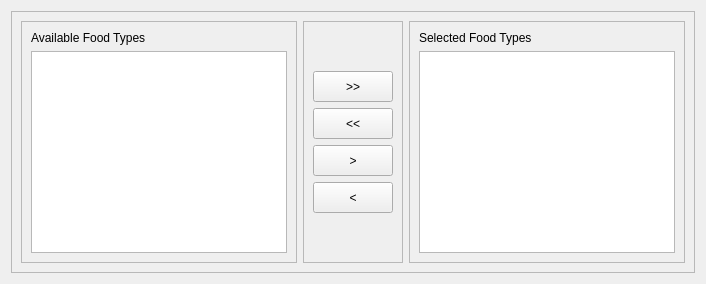
               <widget class="QWidget" name="tabWildFoods">
                <attribute name="title">
                 <string>Wild Foods</string>
                </attribute>
                <layout class="QGridLayout" name="gridLayout_43">
                 <item row="0" column="0">
                  <widget class="QFrame" name="frame_39">
                   <property name="frameShape">
                    <enum>QFrame::StyledPanel</enum>
                   </property>
                   <property name="frameShadow">
                    <enum>QFrame::Raised</enum>
                   </property>
                   <layout class="QHBoxLayout" name="horizontalLayout_9">
                    <item>
                     <widget class="QFrame" name="frame_40">
                      <property name="frameShape">
                       <enum>QFrame::StyledPanel</enum>
                      </property>
                      <property name="frameShadow">
                       <enum>QFrame::Raised</enum>
                      </property>
                      <layout class="QGridLayout" name="gridLayout_42">
                       <item row="0" column="0">
                        <widget class="QLabel" name="label_35">
                         <property name="text">
                          <string>Available Food Types</string>
                         </property>
                        </widget>
                       </item>
                       <item row="1" column="0">
                        <widget class="QTableView" name="tblAvailableWildfoods">
                         <property name="alternatingRowColors">
                          <bool>true</bool>
                         </property>
                         <property name="sortingEnabled">
                          <bool>true</bool>
                         </property>
                        </widget>
                       </item>
                      </layout>
                     </widget>
                    </item>
                    <item>
                     <widget class="QFrame" name="frame_42">
                      <property name="frameShape">
                       <enum>QFrame::StyledPanel</enum>
                      </property>
                      <property name="frameShadow">
                       <enum>QFrame::Raised</enum>
                      </property>
                      <layout class="QGridLayout" name="gridLayout_40">
                       <item row="1" column="0">
                        <widget class="QPushButton" name="cmdWildfoodMoveAll">
                         <property name="minimumSize">
                          <size>
                           <width>0</width>
                           <height>31</height>
                          </size>
                         </property>
                         <property name="text">
                          <string>&gt;&gt;</string>
                         </property>
                        </widget>
                       </item>
                       <item row="2" column="0">
                        <widget class="QPushButton" name="cmdWildfoodRemoveAll">
                         <property name="minimumSize">
                          <size>
                           <width>0</width>
                           <height>31</height>
                          </size>
                         </property>
                         <property name="text">
                          <string>&lt;&lt;</string>
                         </property>
                        </widget>
                       </item>
                       <item row="3" column="0">
                        <widget class="QPushButton" name="cmdWildfoodMoveSelected">
                         <property name="minimumSize">
                          <size>
                           <width>0</width>
                           <height>31</height>
                          </size>
                         </property>
                         <property name="text">
                          <string>&gt;</string>
                         </property>
                        </widget>
                       </item>
                       <item row="4" column="0">
                        <widget class="QPushButton" name="cmdWildfoodRemoveSelected">
                         <property name="minimumSize">
                          <size>
                           <width>0</width>
                           <height>31</height>
                          </size>
                         </property>
                         <property name="text">
                          <string>&lt;</string>
                         </property>
                        </widget>
                       </item>
                       <item row="0" column="0">
                        <spacer name="verticalSpacer_15">
                         <property name="orientation">
                          <enum>Qt::Vertical</enum>
                         </property>
                         <property name="sizeHint" stdset="0">
                          <size>
                           <width>20</width>
                           <height>40</height>
                          </size>
                         </property>
                        </spacer>
                       </item>
                       <item row="5" column="0">
                        <spacer name="verticalSpacer_16">
                         <property name="orientation">
                          <enum>Qt::Vertical</enum>
                         </property>
                         <property name="sizeHint" stdset="0">
                          <size>
                           <width>20</width>
                           <height>40</height>
                          </size>
                         </property>
                        </spacer>
                       </item>
                      </layout>
                     </widget>
                    </item>
                    <item>
                     <widget class="QFrame" name="frame_41">
                      <property name="frameShape">
                       <enum>QFrame::StyledPanel</enum>
                      </property>
                      <property name="frameShadow">
                       <enum>QFrame::Raised</enum>
                      </property>
                      <layout class="QGridLayout" name="gridLayout_41">
                       <item row="0" column="0">
                        <widget class="QLabel" name="label_34">
                         <property name="text">
                          <string>Selected Food Types</string>
                         </property>
                        </widget>
                       </item>
                       <item row="1" column="0">
                        <widget class="QTableView" name="tblSelectedWildfoods">
                         <property name="alternatingRowColors">
                          <bool>true</bool>
                         </property>
                         <property name="sortingEnabled">
                          <bool>true</bool>
                         </property>
                        </widget>
                       </item>
                      </layout>
                     </widget>
                    </item>
                   </layout>
                  </widget>
                 </item>
                </layout>
               </widget>
